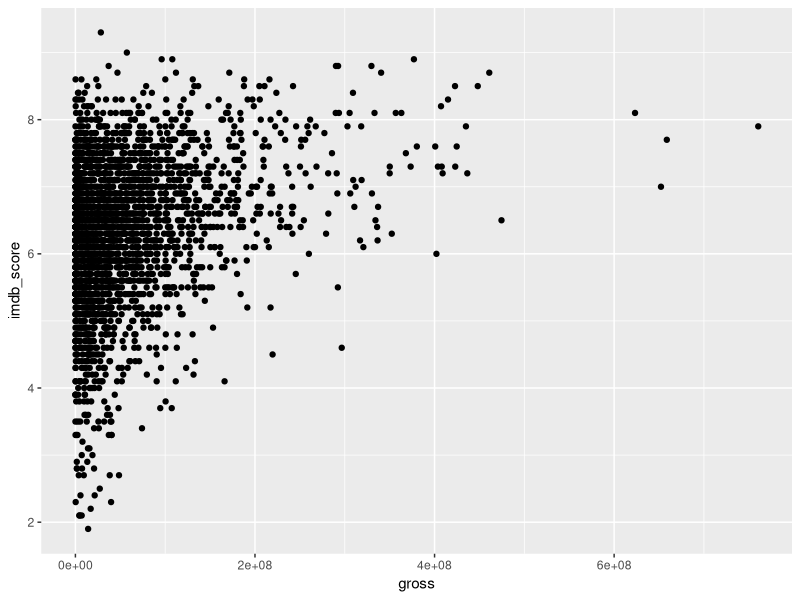
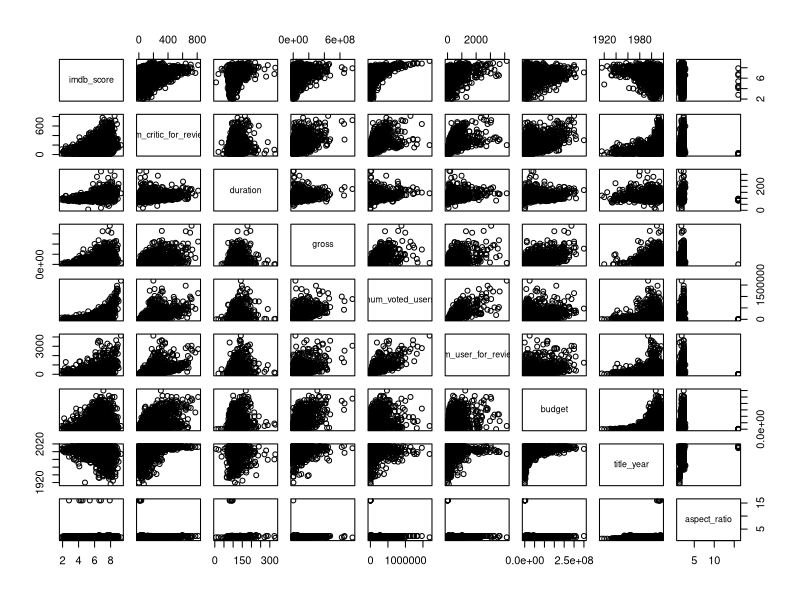
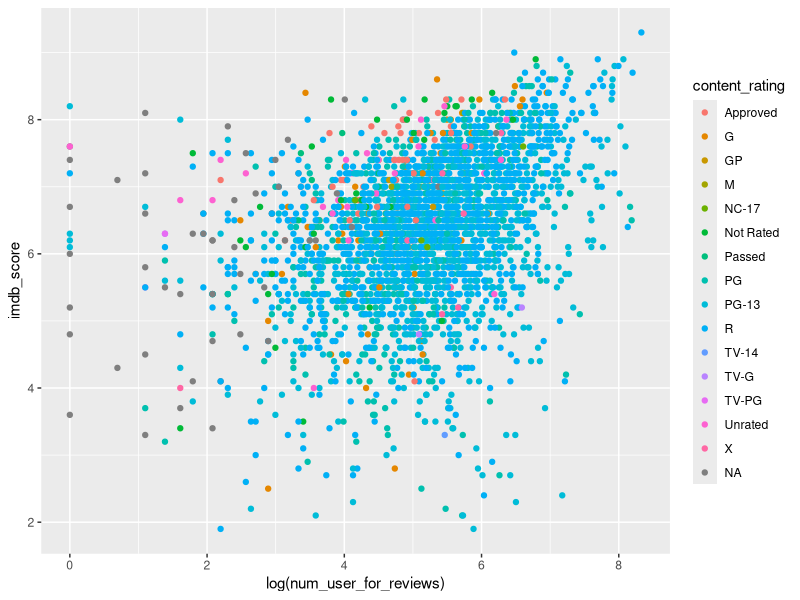
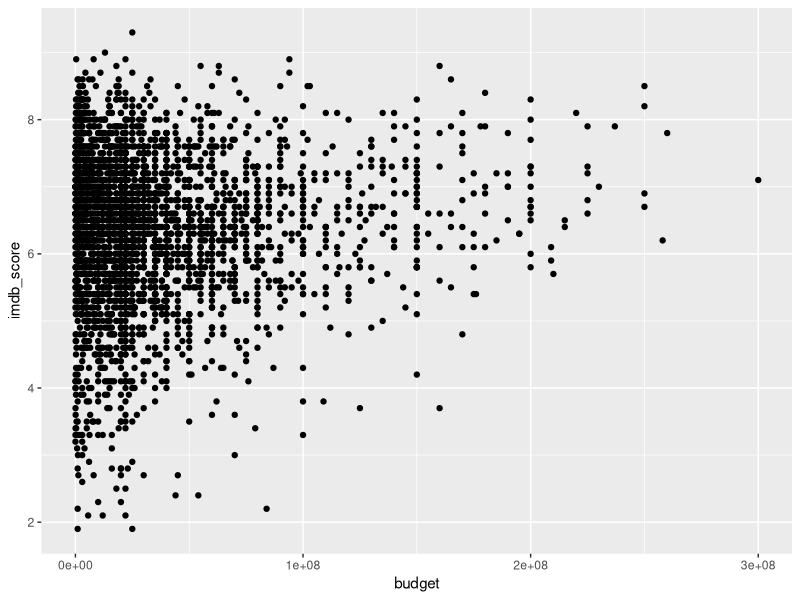
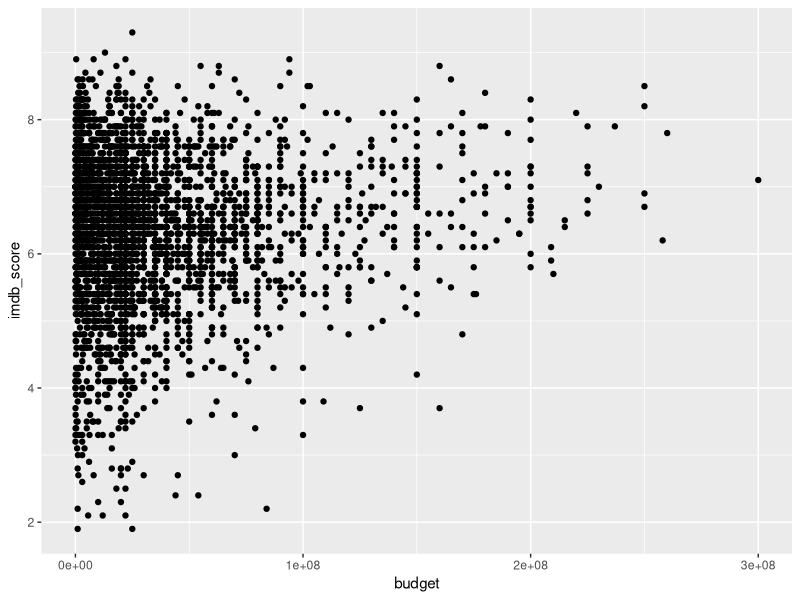
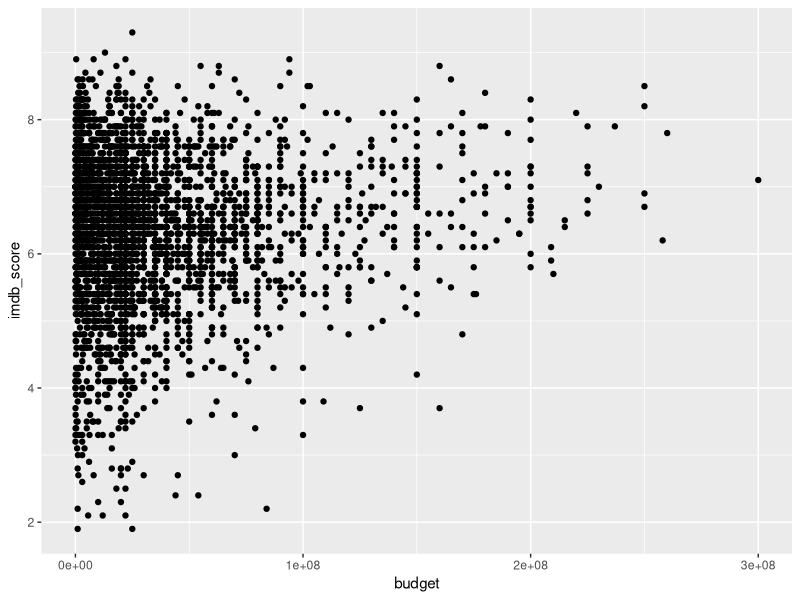
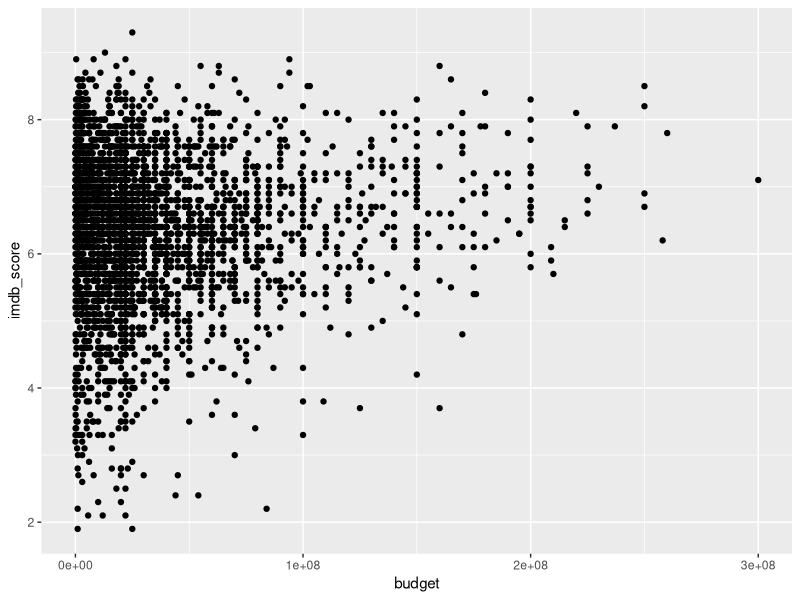
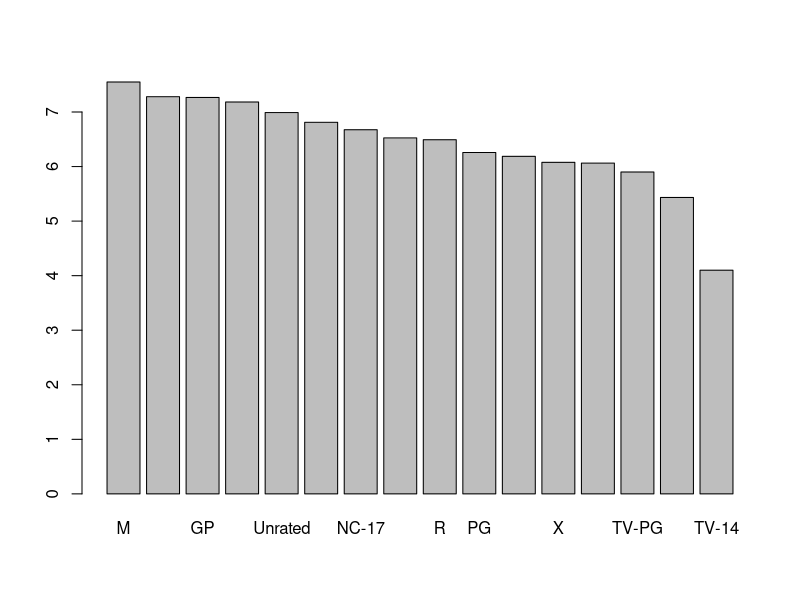

Here is the R script that generated these plots, in order:
## ---- chunk 1
library("tidyverse")
## ---- chunk 2

(test <- read.csv("imdb495/IMDBTest.csv"))
(train <- read.csv("imdb495/IMDBTrain.csv"))
(ex <- read.csv("imdb495/exchange_rates.csv"))

## ---- chunk 3
summary(train)
## ---- chunk 4
ggplot(data=train, mapping=aes(x=gross, y=imdb_score)) +
  geom_point()
with(train, cor(gross, imdb_score, use="complete.obs"))
## ---- chunk 5
pairs(~imdb_score+num_critic_for_reviews+duration+gross+num_voted_users+num_user_for_reviews+budget+title_year+aspect_ratio, data = train)
## ---- chunk 6
train$facenumber_in_poster[is.na(train$facenumber_in_poster)] <- mean(train$facenumber_in_poster, na.rm = TRUE) #Replace posters with mean

print("missing keywords: ")
sum(is.na(train$plot_keywords)) #Sum of missing keywords, probably shou;d just drop?

print("missing links: ")
sum(is.na(train$movie_imdb_link)) #Sum of missing links, probably should just drop?

train$num_user_for_reviews[is.na(train$num_user_for_reviews)] <- median(train$facenumber_in_poster, na.rm = TRUE) #number of users

train$language[is.na(train$language)] <-"English" #Replace language with english, most of the countries were USA, or english movies if country was NA

train$country[is.na(train$country)] <-"USA" #Only 4 NA, either remove them or replace with USA

train[is.na(train$content_rating),]  #Maybe this would be a good one to  use KNN or K-means? 274 missing values


#Converting our currency to 2020 USD
tempDF <- train %>%
  left_join(ex)

train$budget <- train$budget * tempDF$exchange_rate

train$budget[is.na(train$budget)] <-median(train$budget, na.rm = TRUE)
## ---- chunk 7
ggplot(data=train, mapping=aes(x=log(num_user_for_reviews), y=imdb_score, color = content_rating)) +
  geom_point()
with(train, cor(gross, imdb_score, use="complete.obs"))
## ---- chunk 8
ggplot(data=train, mapping=aes(x=budget, y=imdb_score)) +
  geom_point()

train %>% filter(budget>4e8) %>% select(movie_title, country)
## ---- chunk 9
ggplot(data=train, mapping=aes(x=budget, y=imdb_score)) +
  geom_point()

train %>% filter(budget>100000000, country=="USA") %>% select(movie_title, country)
## ---- chunk 10
ggplot(data=train, mapping=aes(x=budget, y=imdb_score)) +
  geom_point()

train %>% filter(budget>1e9) %>% select(movie_title, country)
## ---- chunk 11
ggplot(data=train, mapping=aes(x=budget, y=imdb_score)) +
  geom_point()

train %>% filter(budget>100000000, country=="USA") %>% select(movie_title, country)
## ---- chunk 12
rating <- train %>%
  group_by(content_rating) %>%
  summarize(score = mean(imdb_score), n=n()) %>%
  arrange(-score)

rating
barplot(rating$score, names.arg = rating$content_rating)
## ---- chunk 13
train %>%
  group_by(color) %>%
  summarize(score = mean(imdb_score), n=n()) %>%
  arrange(-score)
